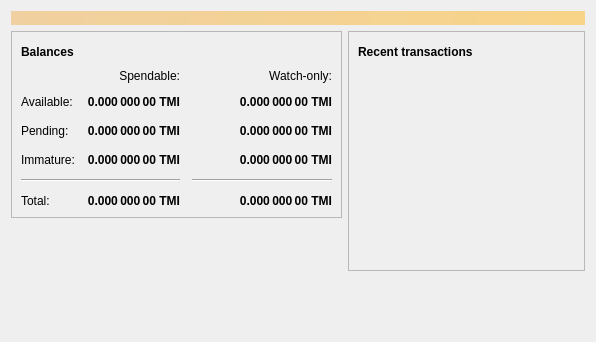
<?xml version="1.0" encoding="UTF-8"?>
<ui version="4.0">
 <class>OverviewPage</class>
 <widget class="QWidget" name="OverviewPage">
  <property name="geometry">
   <rect>
    <x>0</x>
    <y>0</y>
    <width>596</width>
    <height>342</height>
   </rect>
  </property>
  <property name="windowTitle">
   <string>Form</string>
  </property>
  <layout class="QVBoxLayout" name="topLayout">
   <item>
    <widget class="QLabel" name="labelAlerts">
     <property name="visible">
      <bool>false</bool>
     </property>
     <property name="styleSheet">
      <string notr="true">QLabel { background-color: qlineargradient(x1: 0, y1: 0, x2: 1, y2: 0, stop:0 #F0D0A0, stop:1 #F8D488); color:#000000; }</string>
     </property>
     <property name="wordWrap">
      <bool>true</bool>
     </property>
     <property name="margin">
      <number>3</number>
     </property>
     <property name="textInteractionFlags">
      <set>Qt::TextSelectableByMouse</set>
     </property>
    </widget>
   </item>
   <item>
    <layout class="QHBoxLayout" name="horizontalLayout" stretch="1,1">
     <item>
      <layout class="QVBoxLayout" name="verticalLayout_2">
       <item>
        <widget class="QFrame" name="frame">
         <property name="frameShape">
          <enum>QFrame::StyledPanel</enum>
         </property>
         <property name="frameShadow">
          <enum>QFrame::Raised</enum>
         </property>
         <layout class="QVBoxLayout" name="verticalLayout_4">
          <item>
           <layout class="QHBoxLayout" name="horizontalLayout_4">
            <item>
             <widget class="QLabel" name="label_5">
              <property name="font">
               <font>
                <weight>75</weight>
                <bold>true</bold>
               </font>
              </property>
              <property name="text">
               <string>Balances</string>
              </property>
             </widget>
            </item>
            <item>
             <widget class="QPushButton" name="labelWalletStatus">
              <property name="enabled">
               <bool>true</bool>
              </property>
              <property name="maximumSize">
               <size>
                <width>30</width>
                <height>16777215</height>
               </size>
              </property>
              <property name="toolTip">
               <string>The displayed information may be out of date. Your wallet automatically synchronizes with the TMIcoin network after a connection is established, but this process has not completed yet.</string>
              </property>
              <property name="text">
               <string/>
              </property>
              <property name="icon">
               <iconset resource="../tmicoin.qrc">
                <normaloff>:/icons/warning</normaloff>
                <disabledoff>:/icons/warning</disabledoff>:/icons/warning</iconset>
              </property>
              <property name="iconSize">
               <size>
                <width>24</width>
                <height>24</height>
               </size>
              </property>
              <property name="flat">
               <bool>true</bool>
              </property>
             </widget>
            </item>
            <item>
             <spacer name="horizontalSpacer_3">
              <property name="orientation">
               <enum>Qt::Horizontal</enum>
              </property>
              <property name="sizeHint" stdset="0">
               <size>
                <width>40</width>
                <height>20</height>
               </size>
              </property>
             </spacer>
            </item>
           </layout>
          </item>
          <item>
           <layout class="QGridLayout" name="gridLayout">
            <property name="spacing">
             <number>12</number>
            </property>
            <item row="2" column="2">
             <widget class="QLabel" name="labelWatchPending">
              <property name="font">
               <font>
                <weight>75</weight>
                <bold>true</bold>
               </font>
              </property>
              <property name="cursor">
               <cursorShape>IBeamCursor</cursorShape>
              </property>
              <property name="toolTip">
               <string>Unconfirmed transactions to watch-only addresses</string>
              </property>
              <property name="text">
               <string notr="true">0.000 000 00 TMI</string>
              </property>
              <property name="alignment">
               <set>Qt::AlignRight|Qt::AlignTrailing|Qt::AlignVCenter</set>
              </property>
              <property name="textInteractionFlags">
               <set>Qt::LinksAccessibleByMouse|Qt::TextSelectableByKeyboard|Qt::TextSelectableByMouse</set>
              </property>
             </widget>
            </item>
            <item row="2" column="1">
             <widget class="QLabel" name="labelUnconfirmed">
              <property name="font">
               <font>
                <weight>75</weight>
                <bold>true</bold>
               </font>
              </property>
              <property name="cursor">
               <cursorShape>IBeamCursor</cursorShape>
              </property>
              <property name="toolTip">
               <string>Total of transactions that have yet to be confirmed, and do not yet count toward the spendable balance</string>
              </property>
              <property name="text">
               <string notr="true">0.000 000 00 TMI</string>
              </property>
              <property name="alignment">
               <set>Qt::AlignRight|Qt::AlignTrailing|Qt::AlignVCenter</set>
              </property>
              <property name="textInteractionFlags">
               <set>Qt::LinksAccessibleByMouse|Qt::TextSelectableByKeyboard|Qt::TextSelectableByMouse</set>
              </property>
             </widget>
            </item>
            <item row="3" column="2">
             <widget class="QLabel" name="labelWatchImmature">
              <property name="font">
               <font>
                <weight>75</weight>
                <bold>true</bold>
               </font>
              </property>
              <property name="cursor">
               <cursorShape>IBeamCursor</cursorShape>
              </property>
              <property name="toolTip">
               <string>Mined balance in watch-only addresses that has not yet matured</string>
              </property>
              <property name="text">
               <string notr="true">0.000 000 00 TMI</string>
              </property>
              <property name="alignment">
               <set>Qt::AlignRight|Qt::AlignTrailing|Qt::AlignVCenter</set>
              </property>
              <property name="textInteractionFlags">
               <set>Qt::LinksAccessibleByMouse|Qt::TextSelectableByKeyboard|Qt::TextSelectableByMouse</set>
              </property>
             </widget>
            </item>
            <item row="4" column="0" colspan="2">
             <widget class="Line" name="line">
              <property name="orientation">
               <enum>Qt::Horizontal</enum>
              </property>
             </widget>
            </item>
            <item row="4" column="2">
             <widget class="Line" name="lineWatchBalance">
              <property name="sizePolicy">
               <sizepolicy hsizetype="Preferred" vsizetype="Fixed">
                <horstretch>0</horstretch>
                <verstretch>0</verstretch>
               </sizepolicy>
              </property>
              <property name="minimumSize">
               <size>
                <width>140</width>
                <height>0</height>
               </size>
              </property>
              <property name="orientation">
               <enum>Qt::Horizontal</enum>
              </property>
             </widget>
            </item>
            <item row="5" column="0">
             <widget class="QLabel" name="labelTotalText">
              <property name="text">
               <string>Total:</string>
              </property>
             </widget>
            </item>
            <item row="3" column="1">
             <widget class="QLabel" name="labelImmature">
              <property name="font">
               <font>
                <weight>75</weight>
                <bold>true</bold>
               </font>
              </property>
              <property name="cursor">
               <cursorShape>IBeamCursor</cursorShape>
              </property>
              <property name="toolTip">
               <string>Mined balance that has not yet matured</string>
              </property>
              <property name="text">
               <string notr="true">0.000 000 00 TMI</string>
              </property>
              <property name="alignment">
               <set>Qt::AlignRight|Qt::AlignTrailing|Qt::AlignVCenter</set>
              </property>
              <property name="textInteractionFlags">
               <set>Qt::LinksAccessibleByMouse|Qt::TextSelectableByKeyboard|Qt::TextSelectableByMouse</set>
              </property>
             </widget>
            </item>
            <item row="2" column="3">
             <spacer name="horizontalSpacer_2">
              <property name="orientation">
               <enum>Qt::Horizontal</enum>
              </property>
              <property name="sizeHint" stdset="0">
               <size>
                <width>40</width>
                <height>20</height>
               </size>
              </property>
             </spacer>
            </item>
            <item row="3" column="0">
             <widget class="QLabel" name="labelImmatureText">
              <property name="text">
               <string>Immature:</string>
              </property>
             </widget>
            </item>
            <item row="5" column="1">
             <widget class="QLabel" name="labelTotal">
              <property name="font">
               <font>
                <weight>75</weight>
                <bold>true</bold>
               </font>
              </property>
              <property name="cursor">
               <cursorShape>IBeamCursor</cursorShape>
              </property>
              <property name="toolTip">
               <string>Your current total balance</string>
              </property>
              <property name="text">
               <string notr="true">0.000 000 00 TMI</string>
              </property>
              <property name="alignment">
               <set>Qt::AlignRight|Qt::AlignTrailing|Qt::AlignVCenter</set>
              </property>
              <property name="textInteractionFlags">
               <set>Qt::LinksAccessibleByMouse|Qt::TextSelectableByKeyboard|Qt::TextSelectableByMouse</set>
              </property>
             </widget>
            </item>
            <item row="5" column="2">
             <widget class="QLabel" name="labelWatchTotal">
              <property name="font">
               <font>
                <weight>75</weight>
                <bold>true</bold>
               </font>
              </property>
              <property name="cursor">
               <cursorShape>IBeamCursor</cursorShape>
              </property>
              <property name="toolTip">
               <string>Current total balance in watch-only addresses</string>
              </property>
              <property name="text">
               <string notr="true">0.000 000 00 TMI</string>
              </property>
              <property name="alignment">
               <set>Qt::AlignRight|Qt::AlignTrailing|Qt::AlignVCenter</set>
              </property>
              <property name="textInteractionFlags">
               <set>Qt::LinksAccessibleByMouse|Qt::TextSelectableByKeyboard|Qt::TextSelectableByMouse</set>
              </property>
             </widget>
            </item>
            <item row="0" column="2">
             <widget class="QLabel" name="labelWatchonly">
              <property name="text">
               <string>Watch-only:</string>
              </property>
              <property name="alignment">
               <set>Qt::AlignRight|Qt::AlignTrailing|Qt::AlignVCenter</set>
              </property>
             </widget>
            </item>
            <item row="1" column="0">
             <widget class="QLabel" name="labelBalanceText">
              <property name="text">
               <string>Available:</string>
              </property>
             </widget>
            </item>
            <item row="1" column="1">
             <widget class="QLabel" name="labelBalance">
              <property name="font">
               <font>
                <weight>75</weight>
                <bold>true</bold>
               </font>
              </property>
              <property name="cursor">
               <cursorShape>IBeamCursor</cursorShape>
              </property>
              <property name="toolTip">
               <string>Your current spendable balance</string>
              </property>
              <property name="text">
               <string notr="true">0.000 000 00 TMI</string>
              </property>
              <property name="alignment">
               <set>Qt::AlignRight|Qt::AlignTrailing|Qt::AlignVCenter</set>
              </property>
              <property name="textInteractionFlags">
               <set>Qt::LinksAccessibleByMouse|Qt::TextSelectableByKeyboard|Qt::TextSelectableByMouse</set>
              </property>
             </widget>
            </item>
            <item row="1" column="2">
             <widget class="QLabel" name="labelWatchAvailable">
              <property name="font">
               <font>
                <weight>75</weight>
                <bold>true</bold>
               </font>
              </property>
              <property name="cursor">
               <cursorShape>IBeamCursor</cursorShape>
              </property>
              <property name="toolTip">
               <string>Your current balance in watch-only addresses</string>
              </property>
              <property name="text">
               <string notr="true">0.000 000 00 TMI</string>
              </property>
              <property name="alignment">
               <set>Qt::AlignRight|Qt::AlignTrailing|Qt::AlignVCenter</set>
              </property>
              <property name="textInteractionFlags">
               <set>Qt::LinksAccessibleByMouse|Qt::TextSelectableByKeyboard|Qt::TextSelectableByMouse</set>
              </property>
             </widget>
            </item>
            <item row="2" column="0">
             <widget class="QLabel" name="labelPendingText">
              <property name="text">
               <string>Pending:</string>
              </property>
             </widget>
            </item>
            <item row="0" column="1">
             <widget class="QLabel" name="labelSpendable">
              <property name="text">
               <string>Spendable:</string>
              </property>
              <property name="alignment">
               <set>Qt::AlignRight|Qt::AlignTrailing|Qt::AlignVCenter</set>
              </property>
             </widget>
            </item>
           </layout>
          </item>
         </layout>
        </widget>
       </item>
       <item>
        <spacer name="verticalSpacer">
         <property name="orientation">
          <enum>Qt::Vertical</enum>
         </property>
         <property name="sizeHint" stdset="0">
          <size>
           <width>20</width>
           <height>40</height>
          </size>
         </property>
        </spacer>
       </item>
      </layout>
     </item>
     <item>
      <layout class="QVBoxLayout" name="verticalLayout_3">
       <item>
        <widget class="QFrame" name="frame_2">
         <property name="frameShape">
          <enum>QFrame::StyledPanel</enum>
         </property>
         <property name="frameShadow">
          <enum>QFrame::Raised</enum>
         </property>
         <layout class="QVBoxLayout" name="verticalLayout">
          <item>
           <layout class="QHBoxLayout" name="horizontalLayout_2">
            <item>
             <widget class="QLabel" name="label_4">
              <property name="font">
               <font>
                <weight>75</weight>
                <bold>true</bold>
               </font>
              </property>
              <property name="text">
               <string>Recent transactions</string>
              </property>
             </widget>
            </item>
            <item>
             <widget class="QPushButton" name="labelTransactionsStatus">
              <property name="enabled">
               <bool>true</bool>
              </property>
              <property name="maximumSize">
               <size>
                <width>30</width>
                <height>16777215</height>
               </size>
              </property>
              <property name="toolTip">
               <string>The displayed information may be out of date. Your wallet automatically synchronizes with the TMIcoin network after a connection is established, but this process has not completed yet.</string>
              </property>
              <property name="text">
               <string/>
              </property>
              <property name="icon">
               <iconset resource="../tmicoin.qrc">
                <normaloff>:/icons/warning</normaloff>
                <disabledoff>:/icons/warning</disabledoff>:/icons/warning</iconset>
              </property>
              <property name="iconSize">
               <size>
                <width>24</width>
                <height>24</height>
               </size>
              </property>
              <property name="flat">
               <bool>true</bool>
              </property>
             </widget>
            </item>
            <item>
             <spacer name="horizontalSpacer">
              <property name="orientation">
               <enum>Qt::Horizontal</enum>
              </property>
              <property name="sizeHint" stdset="0">
               <size>
                <width>40</width>
                <height>20</height>
               </size>
              </property>
             </spacer>
            </item>
           </layout>
          </item>
          <item>
           <widget class="QListView" name="listTransactions">
            <property name="styleSheet">
             <string notr="true">QListView { background: transparent; }</string>
            </property>
            <property name="frameShape">
             <enum>QFrame::NoFrame</enum>
            </property>
            <property name="verticalScrollBarPolicy">
             <enum>Qt::ScrollBarAlwaysOff</enum>
            </property>
            <property name="horizontalScrollBarPolicy">
             <enum>Qt::ScrollBarAlwaysOff</enum>
            </property>
            <property name="selectionMode">
             <enum>QAbstractItemView::NoSelection</enum>
            </property>
           </widget>
          </item>
         </layout>
        </widget>
       </item>
       <item>
        <spacer name="verticalSpacer_2">
         <property name="orientation">
          <enum>Qt::Vertical</enum>
         </property>
         <property name="sizeHint" stdset="0">
          <size>
           <width>20</width>
           <height>40</height>
          </size>
         </property>
        </spacer>
       </item>
      </layout>
     </item>
    </layout>
   </item>
  </layout>
 </widget>
 <connections/>
</ui>
